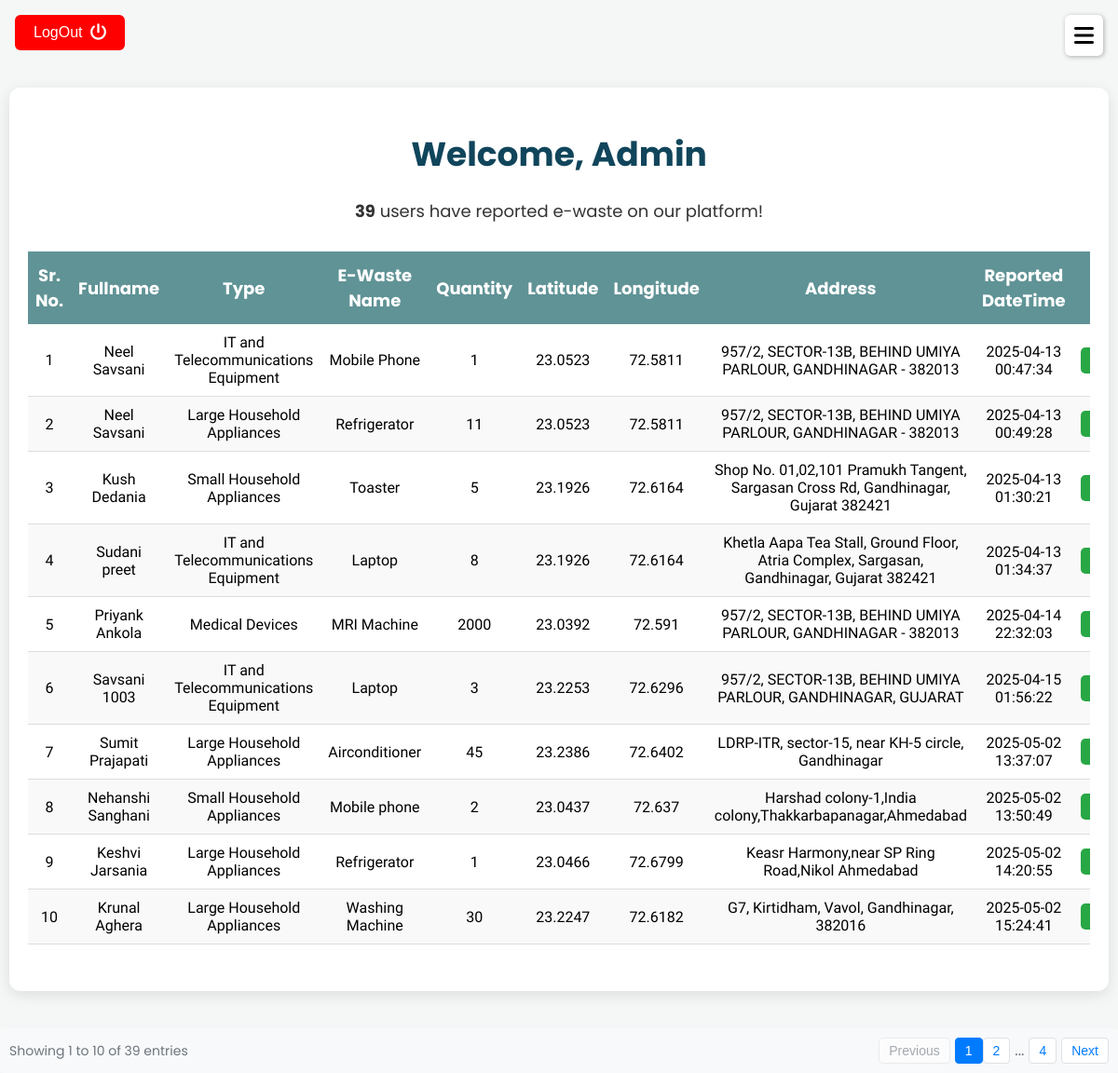
Page /admin/admin_report.php on the committed database.
### tables this page shows
CREATE TABLE `ewaste` (
  `Sr.No` int(10) NOT NULL,
  `Fullname` varchar(30) NOT NULL,
  `Type` varchar(100) NOT NULL,
  `EName` varchar(30) NOT NULL,
  `Quantity` int(10) NOT NULL,
  `Latitude` float NOT NULL,
  `Longitude` float NOT NULL,
  `Address` longtext NOT NULL,
  `Datetime` datetime NOT NULL DEFAULT current_timestamp()
);

### dbconnect.php (called while the page is built, shortened)
<?php
$ewaste = "ewaste";
?>

### admin/admin_report.php (the view, shortened to what this page needs)
<?php
include '../dbconnect.php';
$admin_name = isset($_GET['admin']) ? htmlspecialchars($_GET['admin']) : "Admin";
$sql = "SELECT * FROM `$ewaste`";
$result = mysqli_query($conn, $sql);
$nor = mysqli_num_rows($result);
?>
<!DOCTYPE html>
<html lang="en">
<head>
    <link rel="stylesheet" href="https://cdnjs.cloudflare.com/ajax/libs/font-awesome/6.5.0/css/all.min.css">
    <link rel="stylesheet" href="admin_css/admin.css">
    <link rel="stylesheet" href="admin_css/pagination.css">
</head>
<body>
    <button class="logout-button" onclick="window.location.href = 'admin_login.php';"> LogOut <i class="fa-solid fa-power-off"></i></button>
    <div class="hamburger" onclick="toggleSidebar()">
        <i class="fa-solid fa-bars" id="hamburger-icon"></i>
    </div>
    <div class="container">
        <h1>Welcome, <?php echo $admin_name; ?></h1>
        <p><strong><?php echo $nor; ?></strong> users have reported e-waste on our platform!</p>
        <?php if ($nor > 0): ?>
            <div class="table-wrapper">
                <table id="data-table">
                    <thead>
                    <tr>
                        <th>Sr. No.</th>
                        <th>Fullname</th>
                        <th>Type</th>
                        <th>E-Waste Name</th>
                        <th>Quantity</th>
                        <th>Latitude</th>
                        <th>Longitude</th>
                        <th>Address</th>
                        <th>Reported DateTime</th>
                        <th>Action</th>
                    </tr>
                    </thead>
                    <tbody>
                    <?php $counter = 1; ?>
                    <?php while($row = mysqli_fetch_assoc($result)): ?>
                        <tr>
                            <td><?php echo $counter++; ?></td>
                            <td><?php echo $row['Fullname']; ?></td>
                            <td><?php echo $row['Type']; ?></td>
                            <td><?php echo $row['EName']; ?></td>
                            <td><?php echo $row['Quantity']; ?></td>
                            <td><?php echo $row['Latitude']; ?></td>
                            <td><?php echo $row['Longitude']; ?></td>
                            <td><?php echo $row['Address']; ?></td>
                            <td><?php echo $row['Datetime']; ?></td>
                            <td>
                            <div class='action-buttons'>
                                    <button class='btn-success' onclick="openModal('<?php echo $row['Sr.No']; ?>', '<?php echo $row['Fullname']; ?>', '<?php echo $row['Type']; ?>', '<?php echo $row['EName']; ?>', '<?php echo $row['Quantity']; ?>', '<?php echo $row['Latitude']; ?>', '<?php echo $row['Longitude']; ?>', '<?php echo $row['Address']; ?>', '<?php echo $row['Datetime']; ?>')"><i class="fa-solid fa-pen"></i></button>
                                </div>
                            </td>
                        </tr>
                    <?php endwhile; ?>
                    </tbody>
                </table>
            </div>
        <?php endif; ?>
    </div>
    <div class="table-pagination">
        <div class="pagination-info" id="pagination-info">Loading...</div>
        <div class="pagination-controls">
            <button class="pagination-button" id="prev-button">Previous</button>
            <div id="page-numbers"></div>
            <button class="pagination-button" id="next-button">Next</button>
        </div>
    </div>
</body>
</html>

### admin/admin_css/admin.css (style rules this page uses)
body { margin: 0; padding: 0; background: #f4f7f6; font-family: 'Poppins', sans-serif; }
.container { max-width: 95%; margin: 40px auto; padding: 20px; background: #ffffff; border-radius: 12px; box-shadow: 0 4px 15px rgba(0,0,0,0.1); text-align: center; }
h1 { color: #10455b; font-size: 36px; margin-bottom: 20px; }
p { font-size: 18px; color: #333; margin-bottom: 30px; }
.table-wrapper { overflow-x: auto; }
table { width: 100%; border-collapse: collapse; margin-bottom: 30px; }
th { background-color: #609396; color: white; padding: 12px 8px; font-size: 18px; }
td { padding: 10px 8px; border-bottom: 1px solid #ddd; font-family: 'Ubuntu', sans-serif; font-size: 16px; }
tr:nth-child(even) { background-color: #f9f9f9; }
.btn-success { background-color: #28a745; color: white; border: none; padding: 6px 12px; font-size: 14px; border-radius: 5px; cursor: pointer; margin-right: 6px; transition: background-color 0.3s ease; }
.action-buttons { display: flex; justify-content: center; gap: 10px; }
.logout-button { border: none; padding: 10px 20px; font-size: 16px; border-radius: 6px; display: flex; align-items: center; gap: 8px; color: white; transition: background-color 0.3s ease; margin: 16px; cursor: pointer; background-color: red; }
.logout-button i { font-size: 18px; }
.hamburger { position: absolute; top: 16px; right: 16px; z-index: 1100; }
.hamburger i { font-size: 24px; padding: 10px; border-radius: 6px; color: #000; background-color: #fff; box-shadow: 1px 1px 5px rgba(0, 0, 0, 0.3); transition: all 0.3s ease; cursor: pointer; z-index: 1100; }
@media (max-width: 1200px) { .hamburger i { left: 94vw; } }

### admin/admin_css/pagination.css (style rules this page uses)
.table-pagination { display: flex; justify-content: space-between; align-items: center; padding: 10px; background-color: #f8f9fa; border-radius: 4px; }
.pagination-info { font-size: 14px; color: #6c757d; }
.pagination-controls { display: flex; gap: 5px; align-items: center; }
.pagination-button { padding: 5px 10px; border: 1px solid #dee2e6; background-color: white; color: #007bff; cursor: pointer; border-radius: 4px; font-size: 14px; }
.pagination-button:disabled { color: #6c757d; cursor: not-allowed; opacity: 0.6; }

### rows in the picture
ewaste: Fullname "Neel Savsani", Type "IT and Telecommunications Equipment", EName "Mobile Phone", Quantity "1", Latitude "23.0523", Longitude "72.5811", Address "957/2, SECTOR-13B, BEHIND UMIYA PARLOUR, GANDHINAGAR - 382013", Datetime "2025-04-13 00:47:34"
ewaste: Fullname "Neel Savsani", Type "Large Household Appliances", EName "Refrigerator", Quantity "11", Latitude "23.0523", Longitude "72.5811", Address "957/2, SECTOR-13B, BEHIND UMIYA PARLOUR, GANDHINAGAR - 382013", Datetime "2025-04-13 00:49:28"
ewaste: Fullname "Kush Dedania", Type "Small Household Appliances", EName "Toaster", Quantity "5", Latitude "23.1926", Longitude "72.6164", Address "Shop No. 01,02,101 Pramukh Tangent, Sargasan Cross Rd, Gandhinagar, Gujarat 382421", Datetime "2025-04-13 01:30:21"
ewaste: Fullname "Sudani preet", Type "IT and Telecommunications Equipment", EName "Laptop", Quantity "8", Latitude "23.1926", Longitude "72.6164", Address "Khetla Aapa Tea Stall, Ground Floor, Atria Complex, Sargasan, Gandhinagar, Gujarat 382421", Datetime "2025-04-13 01:34:37"
ewaste: Fullname "Priyank Ankola", Type "Medical Devices", EName "MRI Machine", Quantity "2000", Latitude "23.0392", Longitude "72.591", Address "957/2, SECTOR-13B, BEHIND UMIYA PARLOUR, GANDHINAGAR - 382013", Datetime "2025-04-14 22:32:03"
ewaste: Fullname "Savsani 1003", Type "IT and Telecommunications Equipment", EName "Laptop", Quantity "3", Latitude "23.2253", Longitude "72.6296", Address "957/2, SECTOR-13B, BEHIND UMIYA PARLOUR, GANDHINAGAR, GUJARAT", Datetime "2025-04-15 01:56:22"
ewaste: Fullname "Sumit Prajapati", Type "Large Household Appliances", EName "Airconditioner", Quantity "45", Latitude "23.2386", Longitude "72.6402", Address "LDRP-ITR, sector-15, near KH-5 circle, Gandhinagar", Datetime "2025-05-02 13:37:07"
ewaste: Fullname "Nehanshi Sanghani", Type "Small Household Appliances", EName "Mobile phone", Quantity "2", Latitude "23.0437", Longitude "72.637", Address "Harshad colony-1,India colony,Thakkarbapanagar,Ahmedabad", Datetime "2025-05-02 13:50:49"
ewaste: Fullname "Keshvi Jarsania", Type "Large Household Appliances", EName "Refrigerator", Quantity "1", Latitude "23.0466", Longitude "72.6799", Address "Keasr Harmony,near SP Ring Road,Nikol Ahmedabad", Datetime "2025-05-02 14:20:55"
ewaste: Fullname "Krunal Aghera", Type "Large Household Appliances", EName "Washing Machine", Quantity "30", Latitude "23.2247", Longitude "72.6182", Address "G7, Kirtidham, Vavol, Gandhinagar, 382016", Datetime "2025-05-02 15:24:41"

### other values in the picture
$admin_name "Admin"
$nor "39"
